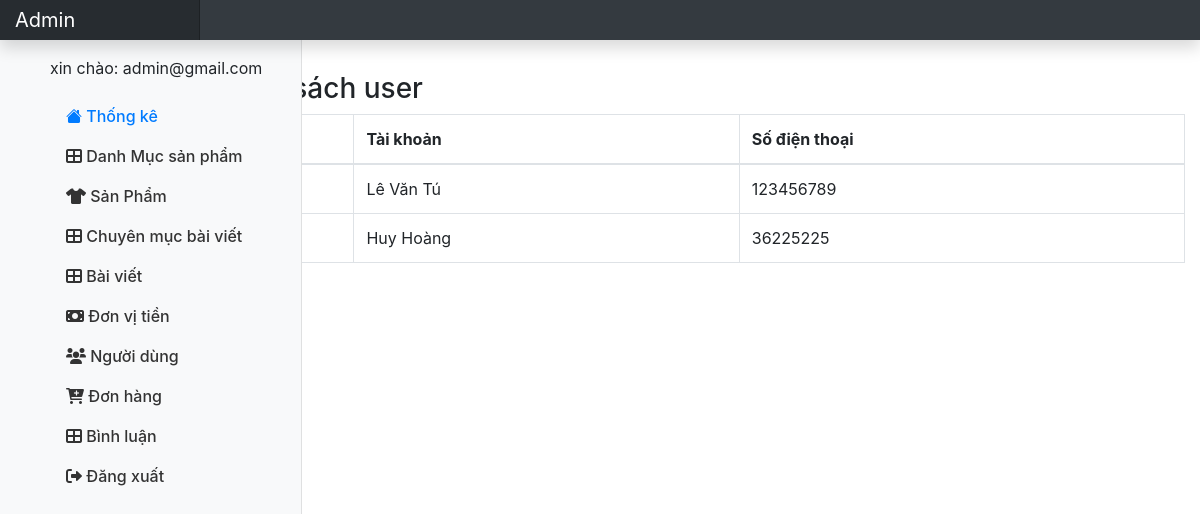
The app's page /admin/index.php?page_layout=user (signed in) with its own data.
### tables this page shows
CREATE TABLE `user` (
  `id` int(11) NOT NULL,
  `username` varchar(50) NOT NULL,
  `password` varchar(50) NOT NULL,
  `phone` double NOT NULL
);

### admin/user/list.php (the view, shortened to what this page needs)
<?php
    require_once('../database/connect.php');
?>
<?php
$sql = "SELECT * FROM user";
$query = mysqli_query($connect, $sql);
?>
<br>
    <h3> Danh sách user </h3>
    <table class="table table-bordered">
        <thead>
            <tr>
                <th scope="col">id</th>
                <th scope="col">Tài khoản</th>
                <th scope="col">Số điện thoại</th>
            </tr>
        </thead>
        <tbody>
            <?php
            while ($row = mysqli_fetch_assoc($query)) {
            ?>
                <tr>
                    <th scope="row"><?php echo $row['id'] ?></th>
                    <td><?php echo $row['username'] ?></td>
                    <td><?php echo $row['phone'] ?></td>
                </tr>
            <?php        } ?>
        </tbody>
    </table>
</div>

### admin/css/style.css (style rules this page uses)
body { font-size: .875rem; }
::placeholder { color: #BDBDBD; opacity: 1; font-weight: 300 }

### records on screen
user: username "Lê Văn Tú", phone "123456789"
user: username "Huy Hoàng", phone "36225225"

### other values on screen
$_SESSION['login'] "admin@gmail.com"
